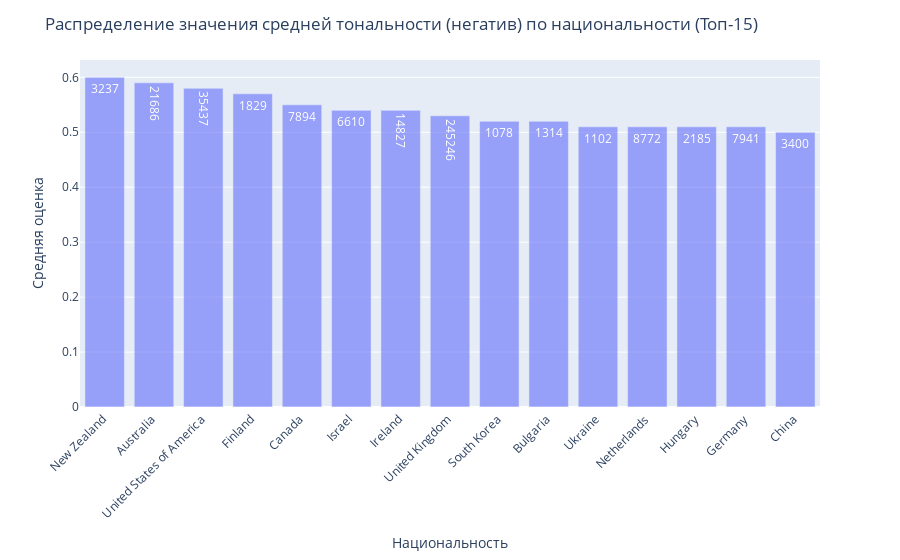

Notebook source saved alongside this figure:
### Markdown cell above
Визуализируем нашу сводную таблицу

### Code cell
# Настраиваем фигуру
fig = px.bar(
    filtered_positive.head(15), 
    x=filtered_positive.head(15).index, 
    y='mean', 
    text='count',  # Показываем количество отзывов при наведении
    opacity=0.6
)

# Настроим внешний вид
fig.update_layout(
    title='Распределение значения средней тональности (негатив) по национальности (Топ-15)',
    xaxis_title='Национальность',
    yaxis_title='Средняя оценка',
    xaxis_tickangle=-45
)

fig.show()

### Figure 1 — Plotly figure (JSON) as saved in the notebook; plotly's stock layout.template omitted (floating-point values rounded to 4 significant figures)
{"data": [{"hovertemplate": "x=%{x}<br>mean=%{y}<br>count=%{text}<extra></extra>", "legendgroup": "", "marker": {"color": "#636efa", "opacity": 0.6, "pattern": {"shape": ""}}, "name": "", "orientation": "v", "showlegend": false, "text": [3237.0, 21690.0, 35440.0, 1829.0, 7894.0, 6610.0, 14830.0, 245200.0, 1078.0, 1314.0, 1102.0, 8772.0, 2185.0, 7941.0, 3400.0], "textposition": "auto", "type": "bar", "x": [" New Zealand ", " Australia ", " United States of America ", " Finland ", " Canada ", " Israel ", " Ireland ", " United Kingdom ", " South Korea ", " Bulgaria ", " Ukraine ", " Netherlands ", " Hungary ", " Germany ", " China "], "xaxis": "x", "y": [0.6, 0.59, 0.58, 0.57, 0.55, 0.54, 0.54, 0.53, 0.52, 0.52, 0.51, 0.51, 0.51, 0.51, 0.5], "yaxis": "y"}], "layout": {"barmode": "relative", "legend": {"tracegroupgap": 0}, "margin": {"t": 60}, "title": {"text": "Распределение значения средней тональности (негатив) по национальности (Топ-15)"}, "xaxis": {"anchor": "y", "domain": [0, 1], "tickangle": -45, "title": {"text": "Национальность"}}, "yaxis": {"anchor": "x", "domain": [0, 1], "title": {"text": "Средняя оценка"}}}}
